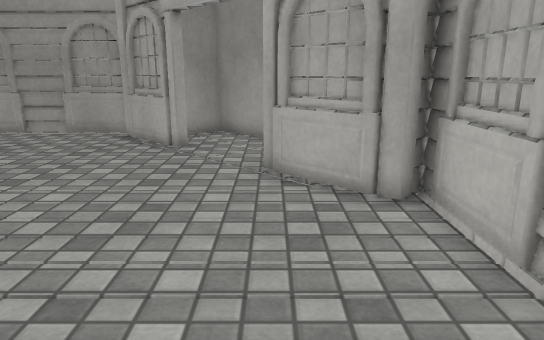
view 1 (above)

13 first-person views from a walk through a 3-D level made in the Unity game engine. The camera is 1.2 m above the floor, tilts 14° down and sees 70° across. Doors are open. The floor is counted in squares, 0.5 m on a side. Each view is taken from the middle of a square. On the plan, view 1 faces up. The plan holds only what a view shows up to about 20 squares ahead; the rest is blank. The place goes on beyond the plan. Some animated figures are left out. Surface patterns are stand-ins for the level's own textures.

view 2
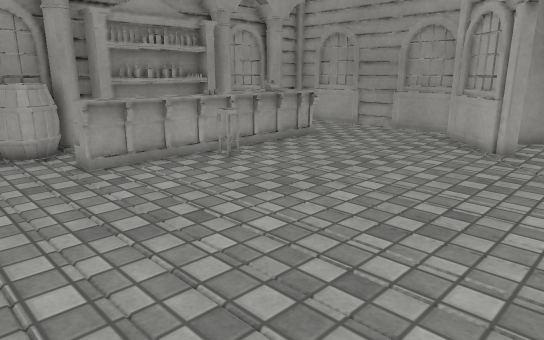

view 3
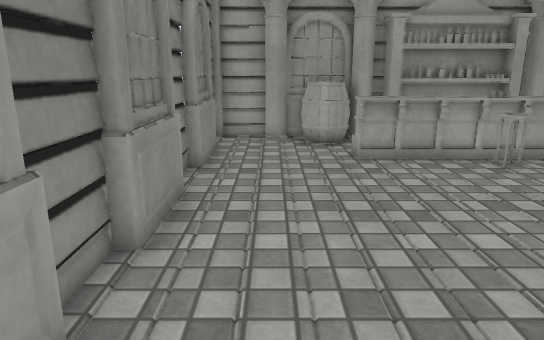

view 4
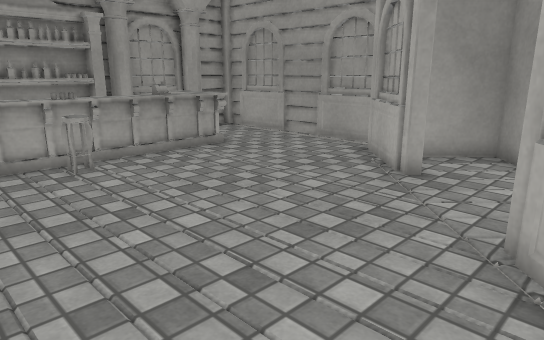

view 5
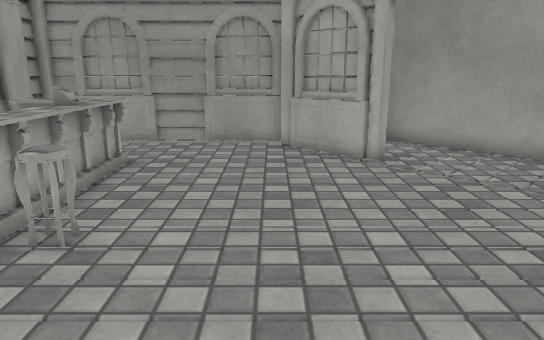

view 6
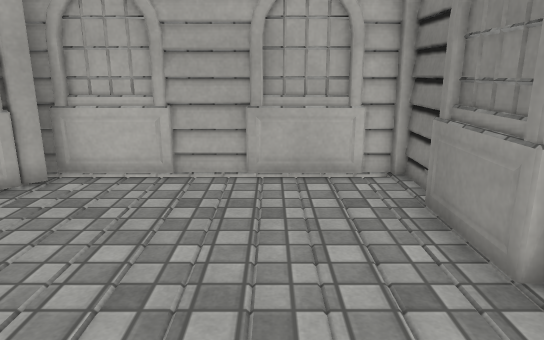

view 7
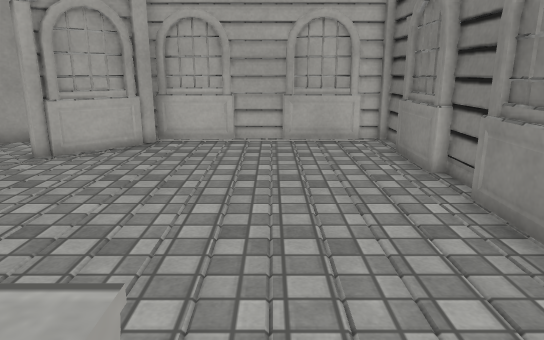

view 8
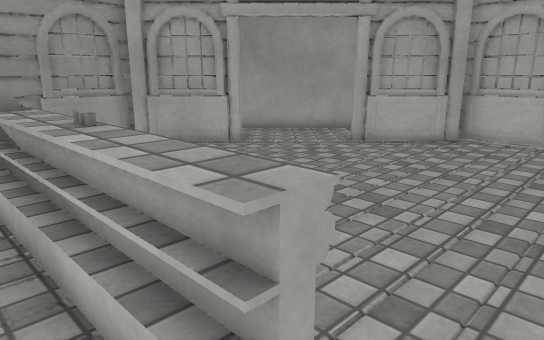

view 9
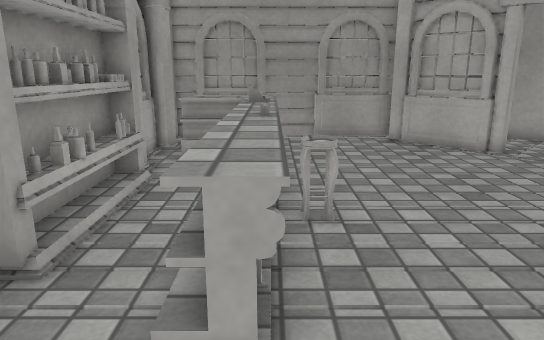

view 10
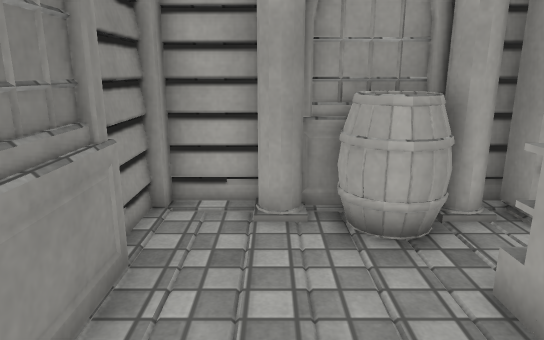

view 11
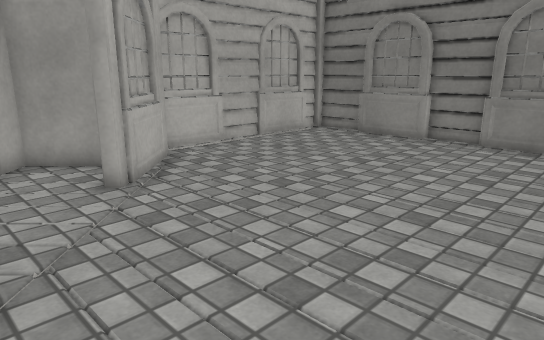

view 12
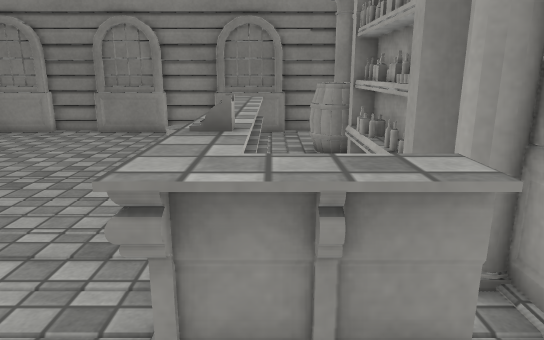

view 13
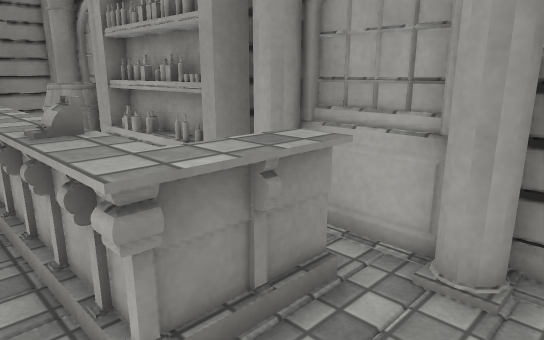

### Floor plan
Key: @ floor where view 1 was taken; # wall or solid block; . floor; D open door; = window, fence, low wall or low ledge; ^ raised ledge; S shelf; B bottle; A barrel; O other object.
Columns run from 14 left of view 1 to 3 right of it. Each row starts with its distance up from view 1.
 16 ##############
 15 #.......####.##
 14 ##.......##...##
 13 ##........##...##
 12 ##^^^......DD...##
 11 ## ^^........DD..#
 10 #S =^........DD..#
  9 #O.^^.........####
  8 #B.^^O.........###
  7 #B.^^O..........##
  6 #B.^^............#
  5 #S.^^............#
  4 #A.^^............#
  3 #AA..............#
  2 #A...............#
  1 ##...............#
  0 #.............@..#
 -1 ##################

Where each view was taken, in squares from view 1:
view 1: 0 up, 0 right, facing up
view 2: 0 up, 0 right, facing up-left
view 3: 1 up, 1 right, facing left
view 4: 4 up, 1 right, facing up-left
view 5: 2 up, 6 left, facing up
view 6: 2 up, 6 left, facing right
view 7: 3 up, 11 left, facing right
view 8: 2 up, 12 left, facing up-right
view 9: 1 up, 10 left, facing up
view 10: 1 up, 7 left, facing left
view 11: 13 up, 8 left, facing down-right
view 12: 15 up, 11 left, facing down
view 13: 15 up, 9 left, facing down-left
